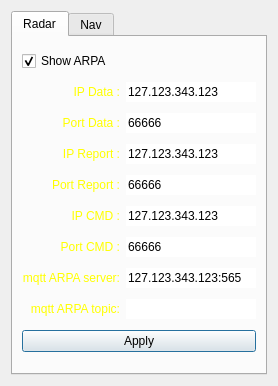
<?xml version="1.0" encoding="UTF-8"?>
<ui version="4.0">
 <class>DialogConnections</class>
 <widget class="QDialog" name="DialogConnections">
  <property name="geometry">
   <rect>
    <x>0</x>
    <y>0</y>
    <width>278</width>
    <height>386</height>
   </rect>
  </property>
  <property name="sizePolicy">
   <sizepolicy hsizetype="Expanding" vsizetype="Expanding">
    <horstretch>0</horstretch>
    <verstretch>0</verstretch>
   </sizepolicy>
  </property>
  <property name="windowTitle">
   <string>Connection Settings</string>
  </property>
  <layout class="QGridLayout" name="gridLayout">
   <item row="0" column="0">
    <widget class="QTabWidget" name="tabWidget">
     <property name="currentIndex">
      <number>0</number>
     </property>
     <widget class="QWidget" name="tabRadar">
      <attribute name="title">
       <string>Radar</string>
      </attribute>
      <layout class="QVBoxLayout" name="verticalLayout">
       <item>
        <layout class="QVBoxLayout" name="verticalLayout_3">
         <item>
          <layout class="QHBoxLayout" name="horizontalLayout_14">
           <item>
            <widget class="QCheckBox" name="checkBoxShowARPA">
             <property name="text">
              <string>Show ARPA</string>
             </property>
             <property name="checked">
              <bool>true</bool>
             </property>
            </widget>
           </item>
          </layout>
         </item>
        </layout>
       </item>
       <item>
        <layout class="QHBoxLayout" name="horizontalLayout">
         <item>
          <widget class="QLabel" name="label_6">
           <property name="styleSheet">
            <string notr="true">color: rgb(255, 255, 0);</string>
           </property>
           <property name="text">
            <string>IP Data :</string>
           </property>
           <property name="alignment">
            <set>Qt::AlignRight|Qt::AlignTrailing|Qt::AlignVCenter</set>
           </property>
          </widget>
         </item>
         <item>
          <widget class="QLineEdit" name="lineEditIPData">
           <property name="maximumSize">
            <size>
             <width>130</width>
             <height>16777215</height>
            </size>
           </property>
           <property name="inputMask">
            <string>000.000.000.000</string>
           </property>
           <property name="text">
            <string>127.123.343.123</string>
           </property>
           <property name="maxLength">
            <number>15</number>
           </property>
           <property name="frame">
            <bool>false</bool>
           </property>
          </widget>
         </item>
        </layout>
       </item>
       <item>
        <layout class="QHBoxLayout" name="horizontalLayout_2">
         <item>
          <widget class="QLabel" name="label_7">
           <property name="styleSheet">
            <string notr="true">color: rgb(255, 255, 0);</string>
           </property>
           <property name="text">
            <string>Port Data :</string>
           </property>
           <property name="alignment">
            <set>Qt::AlignRight|Qt::AlignTrailing|Qt::AlignVCenter</set>
           </property>
          </widget>
         </item>
         <item>
          <widget class="QLineEdit" name="lineEditPortData">
           <property name="maximumSize">
            <size>
             <width>130</width>
             <height>16777215</height>
            </size>
           </property>
           <property name="text">
            <string>66666</string>
           </property>
           <property name="maxLength">
            <number>5</number>
           </property>
           <property name="frame">
            <bool>false</bool>
           </property>
          </widget>
         </item>
        </layout>
       </item>
       <item>
        <layout class="QHBoxLayout" name="horizontalLayout_3">
         <item>
          <widget class="QLabel" name="label_9">
           <property name="styleSheet">
            <string notr="true">color: rgb(255, 255, 0);</string>
           </property>
           <property name="text">
            <string>IP Report :</string>
           </property>
           <property name="alignment">
            <set>Qt::AlignRight|Qt::AlignTrailing|Qt::AlignVCenter</set>
           </property>
          </widget>
         </item>
         <item>
          <widget class="QLineEdit" name="lineEditIPReport">
           <property name="maximumSize">
            <size>
             <width>130</width>
             <height>16777215</height>
            </size>
           </property>
           <property name="inputMask">
            <string>000.000.000.000</string>
           </property>
           <property name="text">
            <string>127.123.343.123</string>
           </property>
           <property name="maxLength">
            <number>15</number>
           </property>
           <property name="frame">
            <bool>false</bool>
           </property>
          </widget>
         </item>
        </layout>
       </item>
       <item>
        <layout class="QHBoxLayout" name="horizontalLayout_4">
         <item>
          <widget class="QLabel" name="label_8">
           <property name="styleSheet">
            <string notr="true">color: rgb(255, 255, 0);</string>
           </property>
           <property name="text">
            <string>Port Report :</string>
           </property>
           <property name="alignment">
            <set>Qt::AlignRight|Qt::AlignTrailing|Qt::AlignVCenter</set>
           </property>
          </widget>
         </item>
         <item>
          <widget class="QLineEdit" name="lineEditPortReport">
           <property name="maximumSize">
            <size>
             <width>130</width>
             <height>16777215</height>
            </size>
           </property>
           <property name="text">
            <string>66666</string>
           </property>
           <property name="maxLength">
            <number>5</number>
           </property>
           <property name="frame">
            <bool>false</bool>
           </property>
          </widget>
         </item>
        </layout>
       </item>
       <item>
        <layout class="QHBoxLayout" name="horizontalLayout_5">
         <item>
          <widget class="QLabel" name="label_11">
           <property name="styleSheet">
            <string notr="true">color: rgb(255, 255, 0);</string>
           </property>
           <property name="text">
            <string>IP CMD :</string>
           </property>
           <property name="alignment">
            <set>Qt::AlignRight|Qt::AlignTrailing|Qt::AlignVCenter</set>
           </property>
          </widget>
         </item>
         <item>
          <widget class="QLineEdit" name="lineEditIPcmd">
           <property name="maximumSize">
            <size>
             <width>130</width>
             <height>16777215</height>
            </size>
           </property>
           <property name="inputMask">
            <string>000.000.000.000</string>
           </property>
           <property name="text">
            <string>127.123.343.123</string>
           </property>
           <property name="maxLength">
            <number>15</number>
           </property>
           <property name="frame">
            <bool>false</bool>
           </property>
          </widget>
         </item>
        </layout>
       </item>
       <item>
        <layout class="QHBoxLayout" name="horizontalLayout_6">
         <item>
          <widget class="QLabel" name="label_10">
           <property name="styleSheet">
            <string notr="true">color: rgb(255, 255, 0);</string>
           </property>
           <property name="text">
            <string>Port CMD :</string>
           </property>
           <property name="alignment">
            <set>Qt::AlignRight|Qt::AlignTrailing|Qt::AlignVCenter</set>
           </property>
          </widget>
         </item>
         <item>
          <widget class="QLineEdit" name="lineEditPortcmd">
           <property name="maximumSize">
            <size>
             <width>130</width>
             <height>16777215</height>
            </size>
           </property>
           <property name="text">
            <string>66666</string>
           </property>
           <property name="maxLength">
            <number>5</number>
           </property>
           <property name="frame">
            <bool>false</bool>
           </property>
          </widget>
         </item>
        </layout>
       </item>
       <item>
        <layout class="QHBoxLayout" name="horizontalLayout_8">
         <item>
          <widget class="QLabel" name="label_13">
           <property name="styleSheet">
            <string notr="true">color: rgb(255, 255, 0);</string>
           </property>
           <property name="text">
            <string>mqtt ARPA server:</string>
           </property>
           <property name="alignment">
            <set>Qt::AlignRight|Qt::AlignTrailing|Qt::AlignVCenter</set>
           </property>
          </widget>
         </item>
         <item>
          <widget class="QLineEdit" name="lineEditIPARPA">
           <property name="maximumSize">
            <size>
             <width>130</width>
             <height>16777215</height>
            </size>
           </property>
           <property name="inputMask">
            <string>000.000.000.000:00000</string>
           </property>
           <property name="text">
            <string>127.123.343.123:565</string>
           </property>
           <property name="maxLength">
            <number>21</number>
           </property>
           <property name="frame">
            <bool>false</bool>
           </property>
          </widget>
         </item>
        </layout>
       </item>
       <item>
        <layout class="QHBoxLayout" name="horizontalLayout_7">
         <item>
          <widget class="QLabel" name="label_12">
           <property name="styleSheet">
            <string notr="true">color: rgb(255, 255, 0);</string>
           </property>
           <property name="text">
            <string>mqtt ARPA topic:</string>
           </property>
           <property name="alignment">
            <set>Qt::AlignRight|Qt::AlignTrailing|Qt::AlignVCenter</set>
           </property>
          </widget>
         </item>
         <item>
          <widget class="QLineEdit" name="lineEditPortARPA">
           <property name="maximumSize">
            <size>
             <width>130</width>
             <height>16777215</height>
            </size>
           </property>
           <property name="text">
            <string/>
           </property>
           <property name="maxLength">
            <number>100</number>
           </property>
           <property name="frame">
            <bool>false</bool>
           </property>
          </widget>
         </item>
        </layout>
       </item>
       <item>
        <widget class="QPushButton" name="pushButtonApply">
         <property name="enabled">
          <bool>true</bool>
         </property>
         <property name="styleSheet">
          <string notr="true"/>
         </property>
         <property name="text">
          <string>Apply</string>
         </property>
        </widget>
       </item>
      </layout>
     </widget>
     <widget class="QWidget" name="tabNav">
      <attribute name="title">
       <string>Nav</string>
      </attribute>
      <layout class="QVBoxLayout" name="verticalLayout_2">
       <item>
        <layout class="QHBoxLayout" name="horizontalLayout_9">
         <item>
          <widget class="QLabel" name="label_15">
           <property name="styleSheet">
            <string notr="true">color: rgb(255, 255, 0);</string>
           </property>
           <property name="text">
            <string>mqtt Nav topic:</string>
           </property>
           <property name="alignment">
            <set>Qt::AlignRight|Qt::AlignTrailing|Qt::AlignVCenter</set>
           </property>
          </widget>
         </item>
         <item>
          <widget class="QLineEdit" name="lineEditNavMqttTopic">
           <property name="maximumSize">
            <size>
             <width>130</width>
             <height>16777215</height>
            </size>
           </property>
           <property name="text">
            <string>gps</string>
           </property>
           <property name="maxLength">
            <number>100</number>
           </property>
           <property name="frame">
            <bool>false</bool>
           </property>
          </widget>
         </item>
        </layout>
       </item>
       <item>
        <layout class="QHBoxLayout" name="horizontalLayout_10">
         <item>
          <widget class="QLabel" name="label_14">
           <property name="styleSheet">
            <string notr="true">color: rgb(255, 255, 0);</string>
           </property>
           <property name="text">
            <string>mqtt Nav server:</string>
           </property>
           <property name="alignment">
            <set>Qt::AlignRight|Qt::AlignTrailing|Qt::AlignVCenter</set>
           </property>
          </widget>
         </item>
         <item>
          <widget class="QLineEdit" name="lineEditNavMqttServer">
           <property name="maximumSize">
            <size>
             <width>130</width>
             <height>16777215</height>
            </size>
           </property>
           <property name="inputMask">
            <string>000.000.000.000:00000</string>
           </property>
           <property name="text">
            <string>127.123.343.123:565</string>
           </property>
           <property name="maxLength">
            <number>21</number>
           </property>
           <property name="frame">
            <bool>false</bool>
           </property>
          </widget>
         </item>
        </layout>
       </item>
       <item>
        <widget class="QPushButton" name="pushButtonApplyNav">
         <property name="enabled">
          <bool>true</bool>
         </property>
         <property name="styleSheet">
          <string notr="true"/>
         </property>
         <property name="text">
          <string>Apply</string>
         </property>
        </widget>
       </item>
       <item>
        <spacer name="verticalSpacer">
         <property name="orientation">
          <enum>Qt::Vertical</enum>
         </property>
         <property name="sizeHint" stdset="0">
          <size>
           <width>20</width>
           <height>205</height>
          </size>
         </property>
        </spacer>
       </item>
      </layout>
     </widget>
    </widget>
   </item>
  </layout>
 </widget>
 <resources/>
 <connections/>
</ui>
